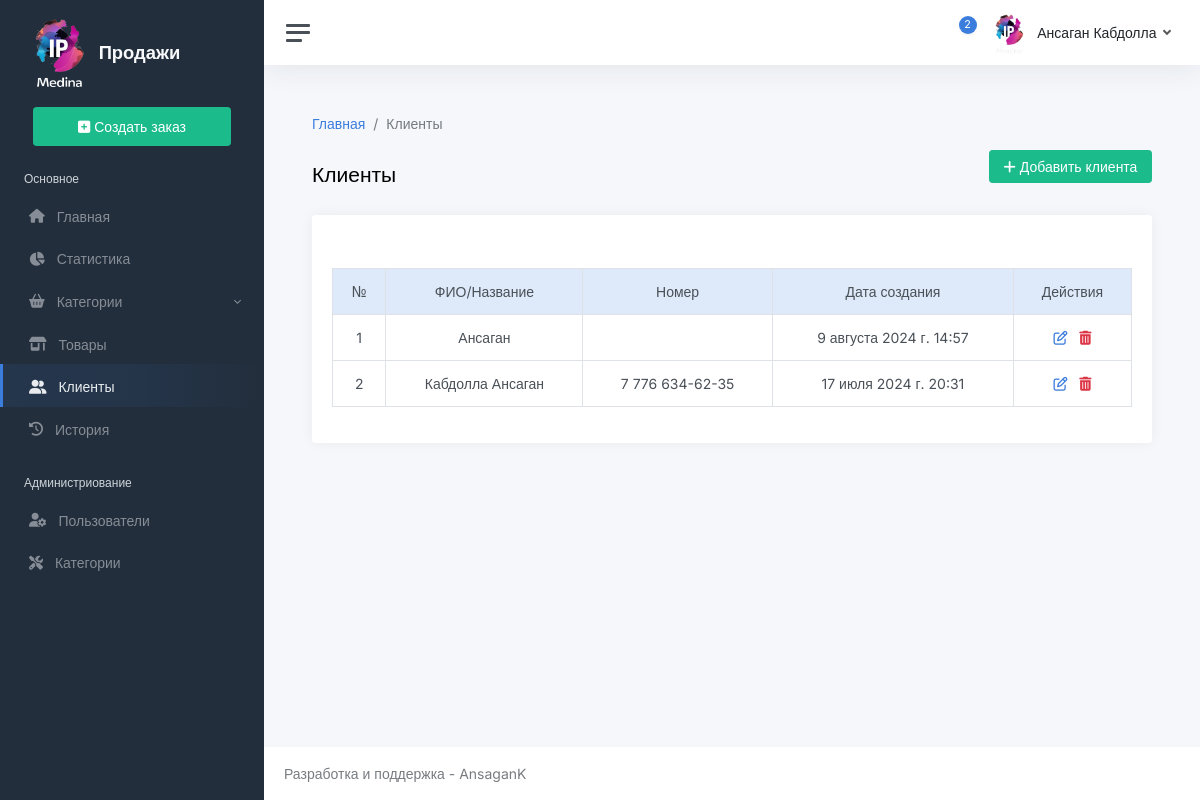
/client (signed in), run on the app's committed database.
### app/models/client.py (models this page shows, shortened)
class Client(BaseModel):
    name = models.CharField(max_length=128, null=True, blank=True)
    last_name = models.CharField(max_length=128, null=True, blank=True)
    first_name = models.CharField(max_length=128, null=True, blank=True)
    patronymic = models.CharField(max_length=128, null=True, blank=True)
    email = models.EmailField(max_length=128, null=True, blank=True)
    phone = models.CharField(max_length=128, null=True, blank=True)
    address = models.CharField(max_length=128, null=True, blank=True)
    class Meta:
        verbose_name = 'Клиент'
        verbose_name_plural = 'Клиенты'
    @property
    def get_full_name(self):
        full_name = ''
        full_name += f'{self.last_name}' if self.last_name else ''
        full_name += f' {self.first_name}' if self.first_name else ''
        full_name += f' {self.patronymic}' if self.patronymic else ''
        return full_name.strip()
    @property
    def get_name(self):
        if self.name:
            return self.name
        return self.get_full_name

### app/views/client.py (the view)
# urls.py: path('client', views.client_list, name='client_list'),
@login_required
def client_list(request):
    clients = Client.objects.all().order_by('-created_at')
    return render(request, 'app/client/list.html', {
        'clients': clients
    })

### app/context_processors.py (called while the page is built)
def get_categories(request):
    categories = Category.objects.all()
    categories.prefetch_related('subcategories')
    return {'categories': categories}

### app/models/category.py (called while the page is built)
    def get_absolute_url(self):
        return reverse('app:subcategory_detail', args=[self.slug])

### app/templates/app/client/list.html (shortened to what this page needs)
{% extends 'base.html' %}
{% block name %}
    <div class="d-flex justify-content-between align-items-center w-100">
        Клиенты
        <button class="btn btn-success mb-3" data-bs-toggle="modal" data-bs-target="#createClientModal">
            <i class="fas fa-plus"></i> Добавить клиента
        </button>
    </div>
{% endblock %}
{% block breadcrumb %}
    <nav aria-label="breadcrumb">
        <ol class="breadcrumb">
            <li class="breadcrumb-item"><a href="{% url 'app:home' %}">Главная</a></li>
            <li class="breadcrumb-item active">Клиенты</li>
        </ol>
    </nav>
{% endblock %}
{% block content %}
    <div class="w-100 overflow-auto">
        <table class="table table-bordered table-hover table-responsive text-center w-100">
            <thead class="bg-primary-light">
            <tr>
                <td>№</td>
                <td>ФИО/Название</td>
                <td>Номер</td>
                <td>Дата создания</td>
                <td>Действия</td>
            </tr>
            </thead>
            <tbody>
            {% for client in clients %}
                <tr>
                    <td>{{ forloop.counter }}</td>
                    <td>{{ client.get_name }}</td>
                    <td>{{ client.phone|default:'' }}</td>
                    <td>{{ client.created_at|default:'' }}</td>
                    <td>
                        <a href="#" class="m-1">
                            <i class="fa fa-edit"></i>
                        </a>
                        <a href="#" class="m-1"
                           data-url="{% url 'app:delete_client' client.pk %}"
                           data-name="{{ client.get_name }}"
                           data-bs-target="#deleteClientModal" data-bs-toggle="modal"
                           onclick="setDeleteClientUrl(this)"
                        >
                            <i class="fa fa-trash text-danger"></i>
                        </a>
                    </td>
                </tr>
            {% endfor %}
            </tbody>
        </table>
    </div>
{% endblock %}

### app/templates/base.html (shortened to what this page needs)
{% load static %}
<!DOCTYPE html>
<html lang="ru">
<head>
    <link href="{% static 'app/css/app.css' %}" rel="stylesheet">
</head>
<body>
<div class="wrapper">
    <nav id="sidebar" class="sidebar js-sidebar">
        <div class="sidebar-content js-simplebar">
            <a class="sidebar-brand" href="{% url 'app:home' %}">
                <img src="{% static 'app/img/logo.png' %}" alt="" width="70px">
                <span class="align-middle">Продажи</span>
            </a>
            <ul class="sidebar-nav">
                <li class="sidebar-item">
                    <a href="{% url 'app:create_order' %}" class="btn btn-success p-2 w-75 m-auto d-block">
                        <i class="fa fa-square-plus"></i>
                        Создать заказ
                    </a>
                </li>
                <li class="sidebar-header">
                    Основное
                </li>
                <li class="sidebar-item {% if request.path == '/' %}active{% endif %}">
                    <a class="sidebar-link" href="{% url 'app:home' %}">
                        <i class="align-middle me-2 fas fa fa-home"></i>
                        <span class="align-middle">Главная</span>
                    </a>
                </li>
                <li class="sidebar-item {% if request.path == '/statistic' %}active{% endif %}">
                    <a class="sidebar-link" href="{% url 'app:home' %}">
                        <i class="align-middle me-2 fas fa fa-chart-pie"></i>
                        <span class="align-middle">Статистика</span>
                    </a>
                </li>
                <li class="sidebar-item">
                    <a data-bs-target="#multi" data-bs-toggle="collapse" class="sidebar-link collapsed">
                        <i class="align-middle me-2  fa fa-basket-shopping"></i>
                        <span class="align-middle">Категории</span>
                    </a>
                </li>
                <li class="sidebar-item {% if request.path == '/product' %}active{% endif %}">
                    <a class="sidebar-link" href="{% url 'app:product_list' %}">
                        <i class="align-middle me-2 fas fa fa-shop"></i>
                        <span class="align-middle">Товары</span>
                    </a>
                </li>
                <li class="sidebar-item {% if request.path == '/client' %}active{% endif %}">
                    <a class="sidebar-link" href="{% url 'app:client_list' %}">
                        <i class="align-middle me-2 fas fa fa-user-friends"></i>
                        <span class="align-middle">Клиенты</span>
                    </a>
                </li>
                <li class="sidebar-item {% if request.path == '/order' %}active{% endif %}">
                    <a class="sidebar-link" href="{% url 'app:order_list' %}">
                        <i class="align-middle me-2 fas fa fa-history"></i>
                        <span class="align-middle">История</span>
                    </a>
                </li>
                {% if request.user.profile.role == 'admin' %}
                    <li class="sidebar-header">
                        Администриование
                    </li>
                    <li class="sidebar-item {% if request.path == '/user' %}active{% endif %}">
                        <a class="sidebar-link" href="{% url 'app:user_list' %}">
                            <i class="align-middle me-2 fas fa fa-user-gear"></i>
                            <span class="align-middle">Пользователи</span>
                        </a>
                    </li>
                    <li class="sidebar-item {% if request.path == '/category' %}active{% endif %}">
                        <a class="sidebar-link" href="{% url 'app:category_list' %}">
                            <i class="align-middle me-2 fas fa-screwdriver-wrench"></i>
                            <span class="align-middle">Категории</span>
                        </a>
                    </li>
                {% endif %}
            </ul>
        </div>
    </nav>
    <div class="main">
        <nav class="navbar navbar-expand navbar-light navbar-bg">
            <a class="sidebar-toggle js-sidebar-toggle">
                <i class="hamburger align-self-center"></i>
            </a>
            <div class="navbar-collapse collapse">
                <ul class="navbar-nav navbar-align">
                    <li class="nav-item dropdown">
                        <a class="nav-icon dropdown-toggle" href="#" id="alertsDropdown" data-bs-toggle="dropdown">
                            <div class="position-relative">
                                <span class="indicator">2</span>
                            </div>
                        </a>
                    </li>
                    <li class="nav-item dropdown">
                        <a class="nav-link dropdown-toggle d-none d-sm-inline-block" href="#" data-bs-toggle="dropdown">
                            <img src="{% static 'app/img/logo.png' %}" class="avatar img-fluid rounded me-1" alt=""/>
                            <span class="text-dark">{{ request.user.get_full_name }}</span>
                        </a>
                    </li>
                </ul>
            </div>
        </nav>
        <main class="content">
            <div class="container-fluid p-0">
                {% block breadcrumb %}
                {% endblock %}
                <h1 class="h3 mb-3">{% block name %}{% endblock %}</h1>
                <div class="row">
                    <div class="col-12">
                        <div class="card">
                            <div class="card-header">
                            </div>
                            <div class="card-body">
                                {% block content %}
                                {% endblock %}
                            </div>
                        </div>
                    </div>
                </div>
            </div>
        </main>
        <footer class="footer">
            <div class="container-fluid">
                <div class="row text-muted">
                    <div class="col-6 text-start">
                        <p class="mb-0">
                            Разработка и поддержка - AnsaganK
                        </p>
                    </div>
                    <div class="col-6 text-end">
                    </div>
                </div>
            </div>
        </footer>
    </div>
</div>
</body>
</html>

### data on the page
Client: get_name "Ансаган", created_at "9 августа 2024 г. 14:57"
Client: get_name "Кабдолла Ансаган", phone "7 776 634-62-35", created_at "17 июля 2024 г. 20:31"

### other printed values
{{ request.user.get_full_name }} "Ансаган Кабдолла"
